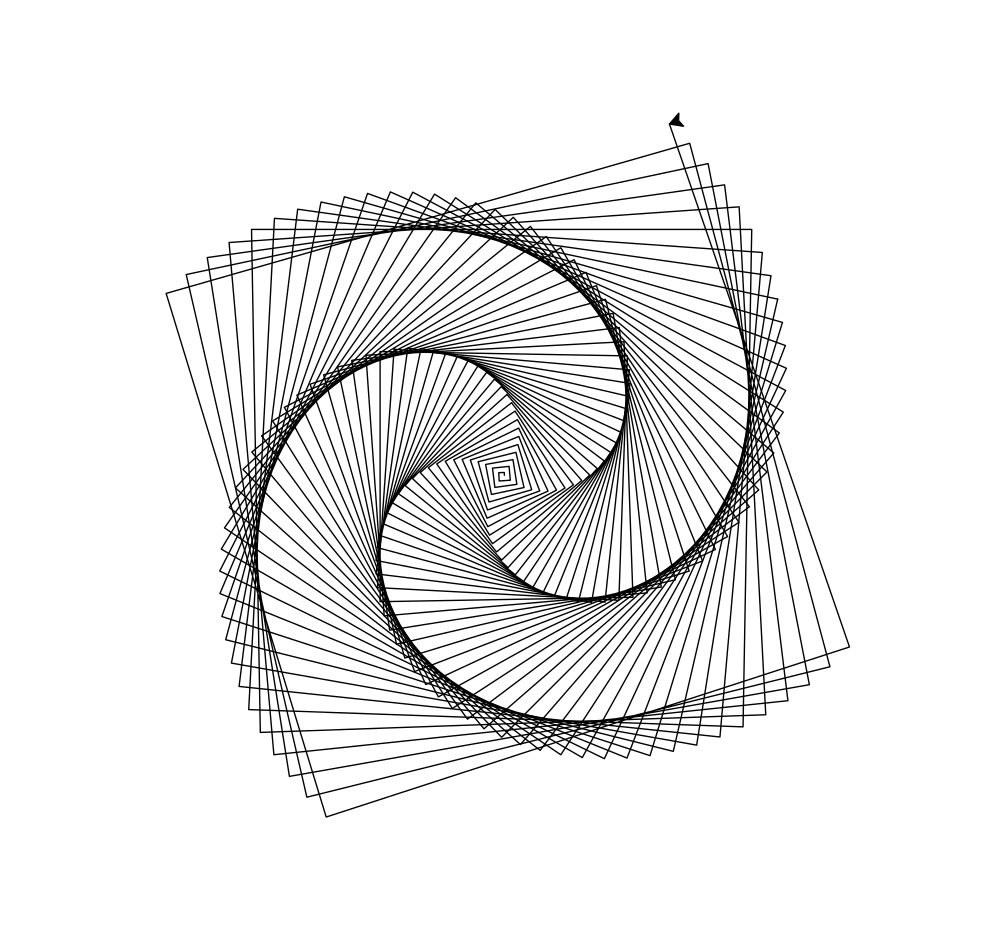

Write the Python code that produced this figure.
# draw a square spiral

import turtle

bob = turtle.Turtle()

for x in range(200):
    bob.forward(2*x)
    bob.left(91)
